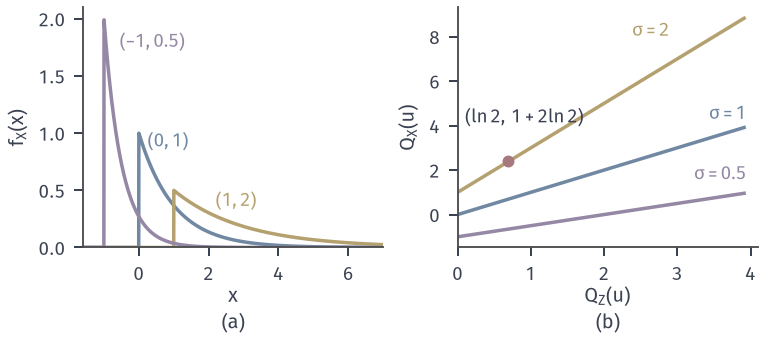

Write the Python code that produced this figure.
"""Location-scale family generated by Exp(1): X = mu + sigma Z.
(a) densities for (mu,sigma) in {(0,1),(1,2),(-1,0.5)}; (b) Q_X(u) vs Q_Z(u)=-ln(1-u), u in [0.02,0.98]."""
from pathlib import Path
import sys
HERE = Path(__file__).resolve().parent
sys.path.insert(0, str(HERE.parent/'dfam-common'))
from common import *

pars = [((0, 1), BLUE), ((1, 2), YELLOW), ((-1, 0.5), PURPLE)]
fig, (a, b) = figure(width_mm=108, height_mm=48, ncols=2)
x = np.linspace(-1.6, 7, 2000)
for (mu, s), c in pars:
    f = np.where(x >= mu, np.exp(-(x-mu)/s)/s, 0.0)
    a.plot(x, f, color=c, lw=1.4)
a.text(-0.55, 1.75, r'$(-1,0.5)$', color=PURPLE, fontsize=7.5)
a.text(0.25, 0.88, r'$(0,1)$', color=BLUE, fontsize=7.5)
a.text(2.2, 0.36, r'$(1,2)$', color=YELLOW, fontsize=7.5)
a.set_xlim(-1.6, 7); a.set_ylim(0, 2.1); a.set_xlabel('$x$', labelpad=1); a.set_ylabel('$f_X(x)$')
u = np.linspace(0.02, 0.98, 200); qz = -np.log(1-u)
for (mu, s), c in pars:
    b.plot(qz, mu+s*qz, color=c, lw=1.4)
med = (np.log(2), 1+2*np.log(2))
b.scatter([med[0]], [med[1]], s=16, color=RED, zorder=4)
b.text(0.1, 3.9, r'$(\ln 2,\,1+2\ln 2)$', fontsize=7.5, va='bottom')
b.text(2.9, 8.0, r'$\sigma=2$', color=YELLOW, fontsize=7.5, ha='right')
b.text(3.95, 4.3, r'$\sigma=1$', color=BLUE, fontsize=7.5, ha='right')
b.text(3.95, 1.55, r'$\sigma=0.5$', color=PURPLE, fontsize=7.5, ha='right')
b.set_xlim(0, 4.1); b.set_xlabel(r'$Q_Z(u)$', labelpad=1); b.set_ylabel(r'$Q_X(u)$')
tag(a, '(a)', y=-0.27); tag(b, '(b)', y=-0.27)
save(fig, HERE, 'figure', {'base': 'Exp(1)', 'params': [[0, 1], [1, 2], [-1, 0.5]], 'median_12': float(med[1]),
     'quartiles_12': [float(1-2*np.log(0.75)), float(1+2*np.log(4))], 'iqr_12': float(2*np.log(3))})
